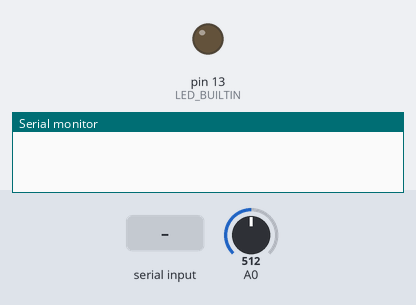
Recording of a sketch running on a simulated Arduino Uno, built with avr-gcc and run on an emulated ATmega328P. Parts: output pins drawn as LEDs (lit = HIGH), the last lines printed to the serial monitor. The test bench sets the inputs (shaded band); at power-on: A0 = 512.

Above: at 1.2 s.
1.3 s: "START\n" received over Serial
At 1.9 s:
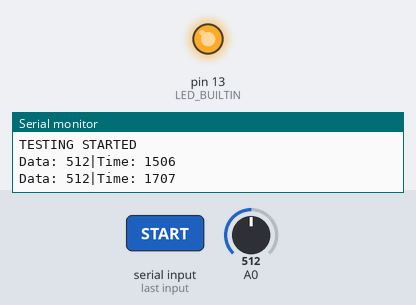
2.8 s: "STOP\n" received over Serial
At 3.7 s:
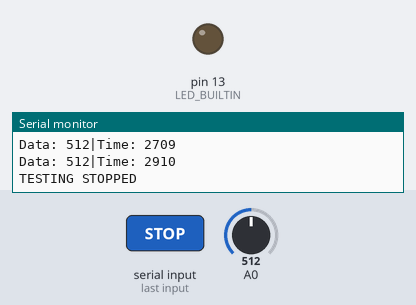
Timing chart, 0 to 5.8 s (numbered marks = the images above; inputs shaded):
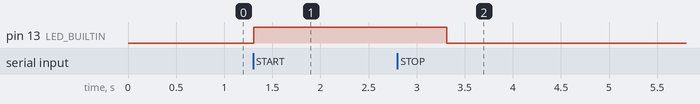

Measured:
- after the input at 1.3 s, pin 13 (LED_BUILTIN): LOW → HIGH at once
- after the input at 2.8 s, pin 13 (LED_BUILTIN): HIGH → LOW after 0.51 s

The sketch:

sendInformation.ino
```cpp
void setup() {
  Serial.begin(9600); // Инициализация UART
  pinMode(LED_BUILTIN, OUTPUT); // Встроенный светодиод
}

// Функция, которая генерирует данные для отправки
String generateData() {
  int sensorValue = analogRead(A0); // Читаем аналоговый датчик (для примера)
  return "Data: " + String(sensorValue) + "|Time: " + String(millis());
}

bool testsActive = false; // Флаг активности тестов

void loop() {
  // Проверка входящих команд
  if (Serial.available()) {
    String command = Serial.readStringUntil('\n'); // Читаем команду
    command.trim(); // Удаляем лишние символы

    if (command == "START") {
      testsActive = true;
      Serial.println("TESTING STARTED"); // Подтверждение начала
      digitalWrite(LED_BUILTIN, HIGH); // Включаем светодиод

      // Основной цикл отправки данных
      while(testsActive) {
        delay(200);
        String response = generateData();
        Serial.println(response);

        // Проверка команды STOP во время задержки
          if(Serial.available()) {
            String stopCommand = Serial.readStringUntil('\n');
            stopCommand.trim();
            delay(200);
            if(stopCommand == "STOP") {
              testsActive = false;
              break;
            }
          }

      }
      delay(200);
      digitalWrite(LED_BUILTIN, LOW); // Выключаем светодиод
      Serial.println("TESTING STOPPED"); // Подтверждение остановки
    }
    else if (command == "STOP") {
      testsActive = false; // На случай, если STOP пришел вне цикла
      Serial.println("STOP COMMAND RECEIVED");
    }
  }
}
```
